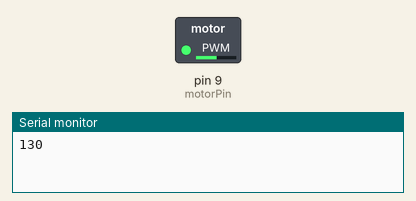
This sketch was run on a simulated Arduino Uno, built with avr-gcc and run on an emulated ATmega328P. Parts: switched loads named in the sketch (green lamp = pin HIGH), the last lines printed to the serial monitor.

Above: at 0.05 s.
At 8.95 s:
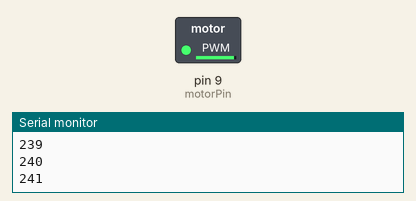
At 15.15 s:
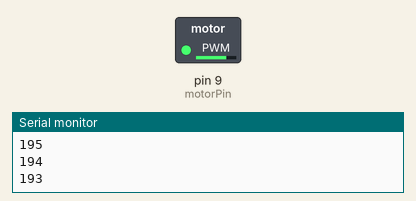
Timing chart, 0 to 26.3 s (numbered marks = the images above):
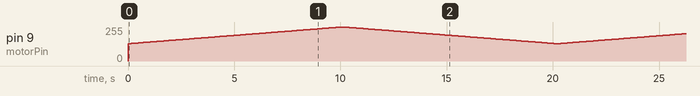

The sketch:

BPPA.ino
```cpp
#include <Arduino.h>

// Задаем пины для управления двигателем
const int motorPin = 9; // Пин для управления скоростью (PWM)

// Задаем начальную и конечную скорости
const int minSpeed = 130;
const int maxSpeed = 255;

// Задаем время ускорения и замедления в миллисекундах
const int rampTime = 10000;

void setup() {
  // Настраиваем пин двигателя на вывод
  pinMode(motorPin, OUTPUT);

  // Настраиваем скорость передачи данных для последовательного порта
  Serial.begin(9600);
}

void loop() {
  // Плавное увеличение скорости
  for (int speed = minSpeed; speed <= maxSpeed; speed++) {
    analogWrite(motorPin, speed);
    Serial.println(speed);
    delay(rampTime / (maxSpeed - minSpeed));
  }

  // Плавное снижение скорости
  for (int speed = maxSpeed; speed >= minSpeed; speed--) {
    analogWrite(motorPin, speed);
    Serial.println(speed);
    delay(rampTime / (maxSpeed - minSpeed));
  }
}
```
